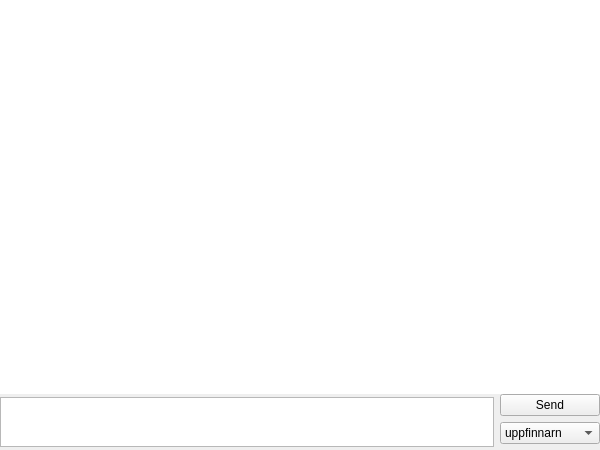
<?xml version="1.0" encoding="UTF-8"?>
<ui version="4.0">
 <class>SPMainWindow</class>
 <widget class="QMainWindow" name="SPMainWindow">
  <property name="geometry">
   <rect>
    <x>0</x>
    <y>0</y>
    <width>600</width>
    <height>450</height>
   </rect>
  </property>
  <property name="windowTitle">
   <string>SPMainWindow</string>
  </property>
  <widget class="QWidget" name="centralWidget">
   <layout class="QVBoxLayout" name="verticalLayout">
    <property name="spacing">
     <number>0</number>
    </property>
    <property name="leftMargin">
     <number>0</number>
    </property>
    <property name="topMargin">
     <number>0</number>
    </property>
    <property name="rightMargin">
     <number>0</number>
    </property>
    <property name="bottomMargin">
     <number>0</number>
    </property>
    <item>
     <widget class="QColumnView" name="columnView">
      <property name="frameShape">
       <enum>QFrame::NoFrame</enum>
      </property>
     </widget>
    </item>
    <item>
     <widget class="QWidget" name="horizontalWidget" native="true">
      <property name="sizePolicy">
       <sizepolicy hsizetype="Preferred" vsizetype="Maximum">
        <horstretch>0</horstretch>
        <verstretch>0</verstretch>
       </sizepolicy>
      </property>
      <layout class="QHBoxLayout" name="horizontalLayout">
       <property name="leftMargin">
        <number>0</number>
       </property>
       <property name="topMargin">
        <number>0</number>
       </property>
       <property name="rightMargin">
        <number>0</number>
       </property>
       <property name="bottomMargin">
        <number>0</number>
       </property>
       <item>
        <widget class="QPlainTextEdit" name="plainTextEdit">
         <property name="maximumSize">
          <size>
           <width>16777215</width>
           <height>50</height>
          </size>
         </property>
         <property name="frameShape">
          <enum>QFrame::StyledPanel</enum>
         </property>
        </widget>
       </item>
       <item>
        <layout class="QVBoxLayout" name="verticalLayout_2">
         <property name="bottomMargin">
          <number>6</number>
         </property>
         <item>
          <widget class="QPushButton" name="pushButton">
           <property name="text">
            <string>Send</string>
           </property>
          </widget>
         </item>
         <item>
          <widget class="QComboBox" name="comboBox">
           <property name="minimumSize">
            <size>
             <width>100</width>
             <height>0</height>
            </size>
           </property>
           <item>
            <property name="text">
             <string>uppfinnarn</string>
            </property>
           </item>
          </widget>
         </item>
        </layout>
       </item>
      </layout>
     </widget>
    </item>
    <item>
     <widget class="QTabBar" name="tabBar" native="true"/>
    </item>
   </layout>
  </widget>
  <widget class="QMenuBar" name="menuBar">
   <property name="geometry">
    <rect>
     <x>0</x>
     <y>0</y>
     <width>600</width>
     <height>21</height>
    </rect>
   </property>
  </widget>
 </widget>
 <layoutdefault spacing="6" margin="11"/>
 <customwidgets>
  <customwidget>
   <class>QTabBar</class>
   <extends>QWidget</extends>
   <header>QTabBar.h</header>
   <container>1</container>
  </customwidget>
 </customwidgets>
 <resources/>
 <connections/>
</ui>
